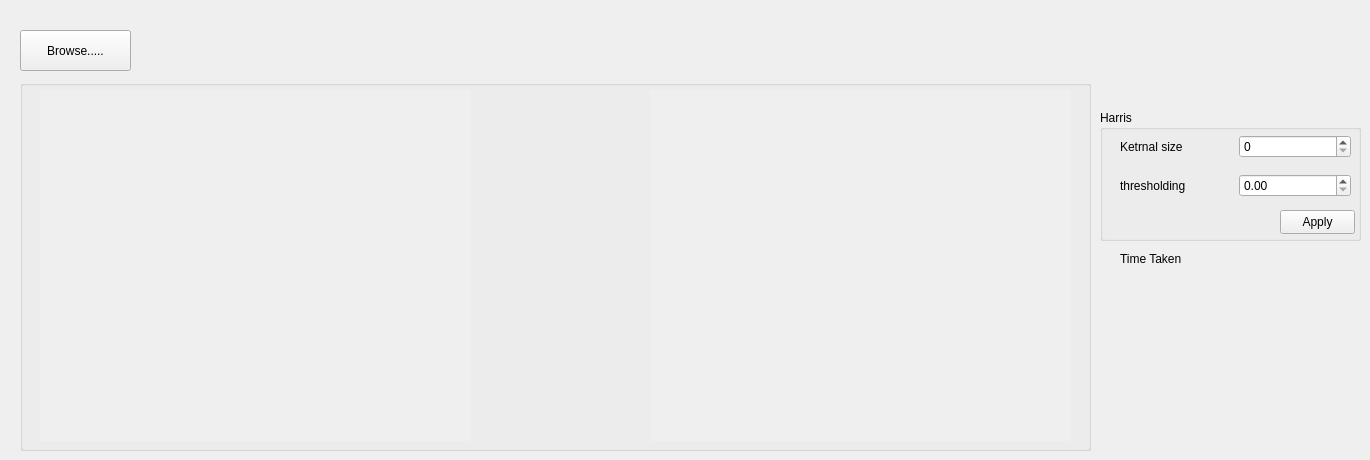
    <widget class="QWidget" name="tab_5">
     <attribute name="title">
      <string>Tab 6</string>
     </attribute>
     <widget class="QLabel" name="Time">
      <property name="geometry">
       <rect>
        <x>1120</x>
        <y>250</y>
        <width>239</width>
        <height>18</height>
       </rect>
      </property>
      <property name="text">
       <string>Time Taken</string>
      </property>
     </widget>
     <widget class="QPushButton" name="harris_browse">
      <property name="geometry">
       <rect>
        <x>20</x>
        <y>30</y>
        <width>111</width>
        <height>41</height>
       </rect>
      </property>
      <property name="text">
       <string>Browse.....</string>
      </property>
     </widget>
     <widget class="QGroupBox" name="groupBox_3">
      <property name="geometry">
       <rect>
        <x>1100</x>
        <y>110</y>
        <width>261</width>
        <height>131</height>
       </rect>
      </property>
      <property name="title">
       <string>Harris</string>
      </property>
      <widget class="QPushButton" name="harris_button">
       <property name="geometry">
        <rect>
         <x>180</x>
         <y>100</y>
         <width>75</width>
         <height>24</height>
        </rect>
       </property>
       <property name="text">
        <string>Apply</string>
       </property>
      </widget>
      <widget class="QWidget" name="layoutWidget_8">
       <property name="geometry">
        <rect>
         <x>20</x>
         <y>20</y>
         <width>231</width>
         <height>33</height>
        </rect>
       </property>
       <layout class="QHBoxLayout" name="horizontalLayout_7">
        <item>
         <widget class="QLabel" name="label_2">
          <property name="text">
           <string>Ketrnal size</string>
          </property>
         </widget>
        </item>
        <item>
         <layout class="QHBoxLayout" name="horizontalLayout_6">
          <item>
           <widget class="QSpinBox" name="harris_kernal"/>
          </item>
         </layout>
        </item>
       </layout>
      </widget>
      <widget class="QWidget" name="layoutWidget_9">
       <property name="geometry">
        <rect>
         <x>20</x>
         <y>60</y>
         <width>231</width>
         <height>31</height>
        </rect>
       </property>
       <layout class="QHBoxLayout" name="horizontalLayout_8">
        <item>
         <widget class="QLabel" name="label_3">
          <property name="text">
           <string>thresholding</string>
          </property>
         </widget>
        </item>
        <item>
         <widget class="QDoubleSpinBox" name="thresholding"/>
        </item>
       </layout>
      </widget>
     </widget>
     <widget class="QGroupBox" name="harris_box_1">
      <property name="geometry">
       <rect>
        <x>20</x>
        <y>80</y>
        <width>1071</width>
        <height>371</height>
       </rect>
      </property>
      <property name="title">
       <string/>
      </property>
      <widget class="QLabel" name="harris_input">
       <property name="geometry">
        <rect>
         <x>20</x>
         <y>10</y>
         <width>431</width>
         <height>351</height>
        </rect>
       </property>
       <property name="mouseTracking">
        <bool>false</bool>
       </property>
       <property name="autoFillBackground">
        <bool>true</bool>
       </property>
       <property name="text">
        <string/>
       </property>
      </widget>
      <widget class="QLabel" name="harris_output">
       <property name="geometry">
        <rect>
         <x>630</x>
         <y>10</y>
         <width>421</width>
         <height>351</height>
        </rect>
       </property>
       <property name="autoFillBackground">
        <bool>true</bool>
       </property>
       <property name="text">
        <string/>
       </property>
      </widget>
     </widget>
    </widget>
